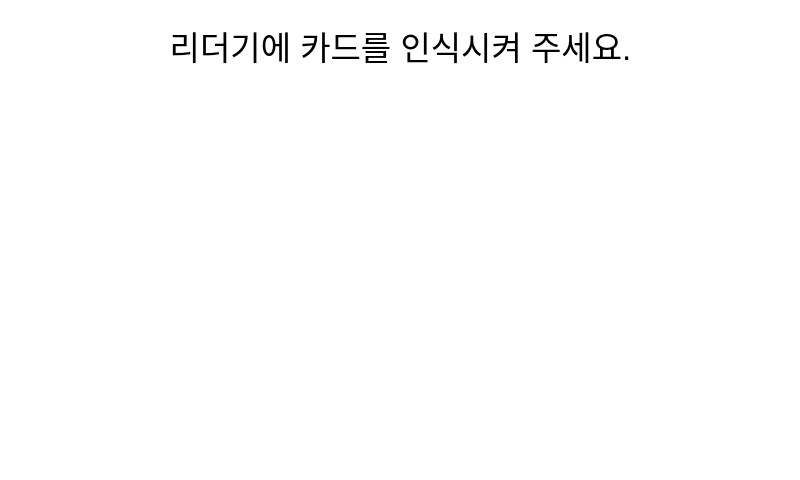
<?xml version="1.0" encoding="UTF-8"?>
<ui version="4.0">
 <class>page_search</class>
 <widget class="QWidget" name="page_search">
  <property name="geometry">
   <rect>
    <x>0</x>
    <y>0</y>
    <width>800</width>
    <height>480</height>
   </rect>
  </property>
  <property name="windowTitle">
   <string>Form</string>
  </property>
  <property name="styleSheet">
   <string notr="true">#page_search{
background-color: rgb(255, 255, 255,0);
}
#stackedWidget{
background-color: rgb(255, 255, 255,0);
}</string>
  </property>
  <widget class="QStackedWidget" name="stackedWidget">
   <property name="geometry">
    <rect>
     <x>0</x>
     <y>0</y>
     <width>800</width>
     <height>481</height>
    </rect>
   </property>
   <property name="font">
    <font>
     <pointsize>15</pointsize>
     <weight>75</weight>
     <bold>true</bold>
    </font>
   </property>
   <property name="cursor">
    <cursorShape>BlankCursor</cursorShape>
   </property>
   <property name="styleSheet">
    <string notr="true"/>
   </property>
   <property name="currentIndex">
    <number>1</number>
   </property>
   <widget class="QWidget" name="pSearchMenu">
    <widget class="QPushButton" name="btn_holeSearch">
     <property name="geometry">
      <rect>
       <x>560</x>
       <y>380</y>
       <width>221</width>
       <height>71</height>
      </rect>
     </property>
     <property name="font">
      <font>
       <pointsize>30</pointsize>
      </font>
     </property>
     <property name="focusPolicy">
      <enum>Qt::NoFocus</enum>
     </property>
     <property name="styleSheet">
      <string notr="true">border-image: url(:/image/B3.png);</string>
     </property>
     <property name="text">
      <string>검색</string>
     </property>
    </widget>
   </widget>
   <widget class="QWidget" name="pNameSearch">
    <widget class="QLabel" name="lbl_info_3">
     <property name="geometry">
      <rect>
       <x>50</x>
       <y>110</y>
       <width>691</width>
       <height>311</height>
      </rect>
     </property>
     <property name="font">
      <font>
       <pointsize>50</pointsize>
       <weight>75</weight>
       <bold>true</bold>
      </font>
     </property>
     <property name="styleSheet">
      <string notr="true">border-image: url(:/image/카드 인식 이미지.png);</string>
     </property>
     <property name="frameShape">
      <enum>QFrame::NoFrame</enum>
     </property>
     <property name="text">
      <string/>
     </property>
     <property name="scaledContents">
      <bool>true</bool>
     </property>
     <property name="alignment">
      <set>Qt::AlignCenter</set>
     </property>
    </widget>
    <widget class="QLabel" name="lbl_info_4">
     <property name="geometry">
      <rect>
       <x>0</x>
       <y>0</y>
       <width>801</width>
       <height>91</height>
      </rect>
     </property>
     <property name="font">
      <font>
       <pointsize>25</pointsize>
       <weight>50</weight>
       <bold>false</bold>
      </font>
     </property>
     <property name="frameShape">
      <enum>QFrame::NoFrame</enum>
     </property>
     <property name="text">
      <string>리더기에 카드를 인식시켜 주세요.</string>
     </property>
     <property name="alignment">
      <set>Qt::AlignCenter</set>
     </property>
    </widget>
   </widget>
   <widget class="QWidget" name="pTimeSearch">
    <widget class="QLabel" name="label_3">
     <property name="geometry">
      <rect>
       <x>10</x>
       <y>0</y>
       <width>321</width>
       <height>71</height>
      </rect>
     </property>
     <property name="font">
      <font>
       <pointsize>25</pointsize>
      </font>
     </property>
     <property name="text">
      <string>예식시간 검색</string>
     </property>
    </widget>
   </widget>
   <widget class="QWidget" name="pHoleSearch">
    <widget class="QLabel" name="label_4">
     <property name="geometry">
      <rect>
       <x>10</x>
       <y>0</y>
       <width>321</width>
       <height>71</height>
      </rect>
     </property>
     <property name="font">
      <font>
       <pointsize>25</pointsize>
      </font>
     </property>
     <property name="text">
      <string>홀 검색</string>
     </property>
    </widget>
   </widget>
   <widget class="QWidget" name="pSearchResult">
    <widget class="QLabel" name="label_9">
     <property name="geometry">
      <rect>
       <x>10</x>
       <y>0</y>
       <width>231</width>
       <height>71</height>
      </rect>
     </property>
     <property name="font">
      <font>
       <pointsize>25</pointsize>
      </font>
     </property>
     <property name="text">
      <string>검색결과</string>
     </property>
    </widget>
   </widget>
   <widget class="QWidget" name="pResult">
    <widget class="QLineEdit" name="edit_name">
     <property name="geometry">
      <rect>
       <x>30</x>
       <y>30</y>
       <width>211</width>
       <height>41</height>
      </rect>
     </property>
     <property name="font">
      <font>
       <pointsize>25</pointsize>
      </font>
     </property>
     <property name="cursor">
      <cursorShape>ArrowCursor</cursorShape>
     </property>
     <property name="mouseTracking">
      <bool>true</bool>
     </property>
     <property name="focusPolicy">
      <enum>Qt::NoFocus</enum>
     </property>
     <property name="acceptDrops">
      <bool>true</bool>
     </property>
     <property name="styleSheet">
      <string notr="true">border-image: url(:/image/P4.png);
border-image: url(:/image/T1.png);</string>
     </property>
     <property name="text">
      <string/>
     </property>
    </widget>
   </widget>
   <widget class="QWidget" name="pEachResult">
    <widget class="QPushButton" name="btn_deposit_2">
     <property name="geometry">
      <rect>
       <x>80</x>
       <y>30</y>
       <width>141</width>
       <height>71</height>
      </rect>
     </property>
     <property name="font">
      <font>
       <pointsize>25</pointsize>
      </font>
     </property>
     <property name="focusPolicy">
      <enum>Qt::NoFocus</enum>
     </property>
     <property name="styleSheet">
      <string notr="true">border-image: url(:/image/base7.png);
color: rgb(238, 238, 236);</string>
     </property>
     <property name="text">
      <string/>
     </property>
    </widget>
   </widget>
   <widget class="QWidget" name="pCoupon">
    <widget class="QPushButton" name="btn_couponComp">
     <property name="geometry">
      <rect>
       <x>40</x>
       <y>30</y>
       <width>141</width>
       <height>71</height>
      </rect>
     </property>
     <property name="font">
      <font>
       <pointsize>25</pointsize>
      </font>
     </property>
     <property name="focusPolicy">
      <enum>Qt::NoFocus</enum>
     </property>
     <property name="styleSheet">
      <string notr="true">border-image: url(:/image/base7.png);
color: rgb(238, 238, 236);</string>
     </property>
     <property name="text">
      <string/>
     </property>
    </widget>
   </widget>
  </widget>
 </widget>
 <resources/>
 <connections/>
</ui>
